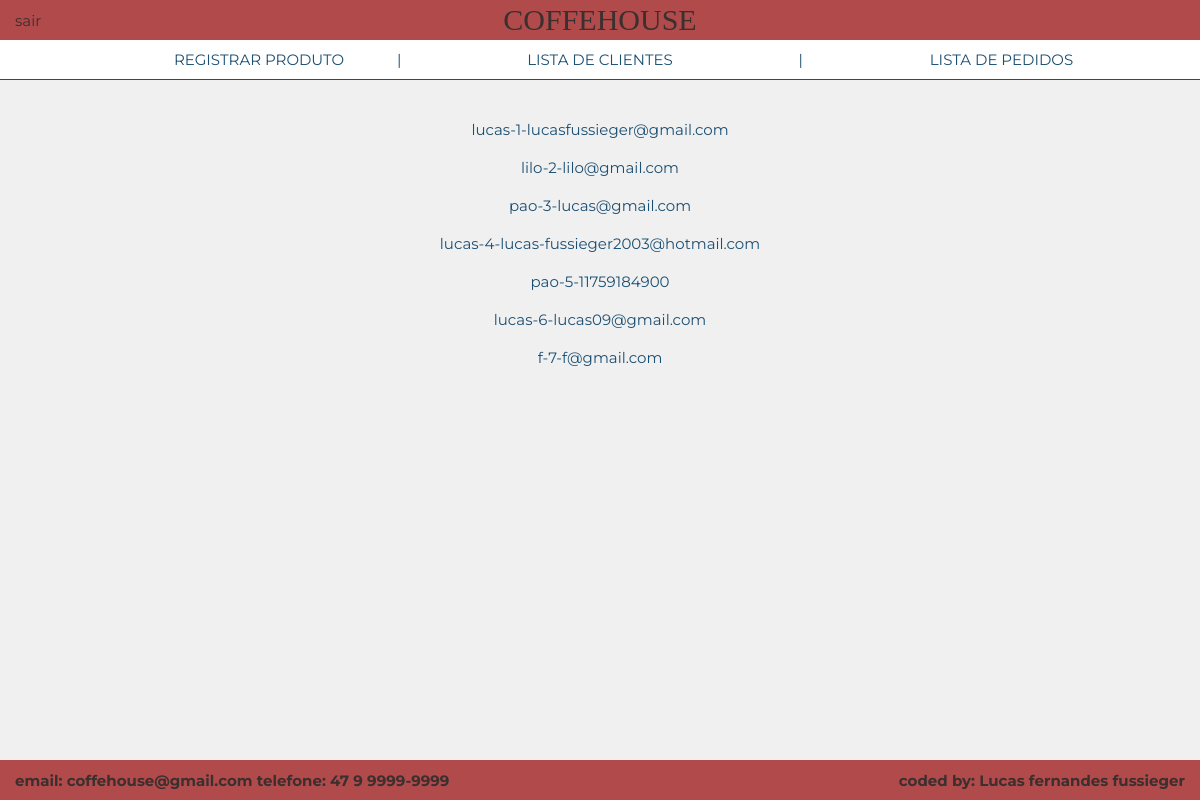
Before: /cliente_list/ (signed in) with the older database file.
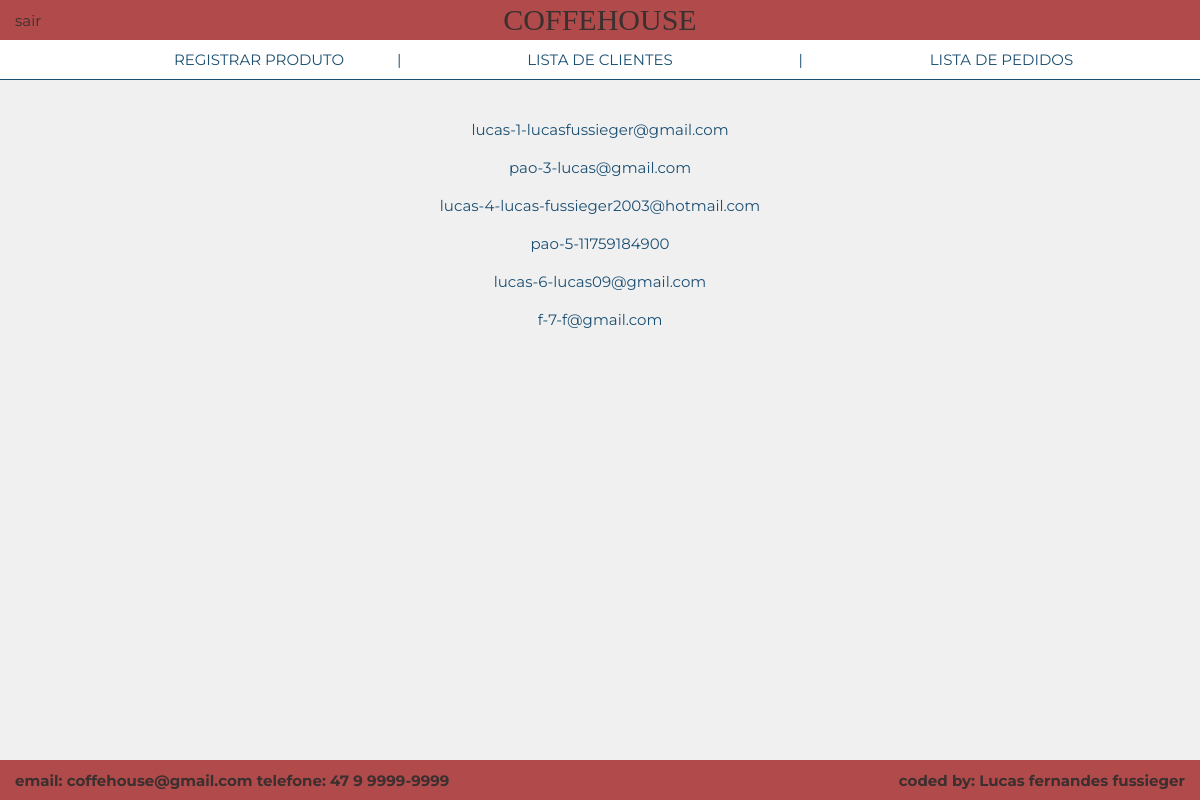
After: the same page with the newer database file.
### usuarios/models.py (models this page shows, shortened)
class User(AbstractUser):
    email = models.EmailField(max_length=100, unique=True)
    nome = models.CharField(max_length=100)
    user_type = models.CharField(max_length=50)

### usuarios/views.py (the view)
# urls.py: path('cliente_list/', views.lista_clientes, name = 'cliente_list'),
@login_required
def lista_clientes(request):
    if request.user.user_type == 'vendedor':
        lista = User.objects.filter(user_type='cliente')
        return render(request, 'list.html', {'clientes': lista, 'usuario': request.user})
    else:
        return HttpResponse('URL indisponível')

### templates/list.html (shortened to what this page needs)
<!DOCTYPE html>
<html lang="en">
<head>
    <link rel="stylesheet" href="/static/css/index.css">
</head>
<body>
    {% include 'partials/header.html'%}
    <main>
        {% if clientes %}
            {% for c in clientes %}
                <p>{{ c.nome }}-{{c.id}}-{{  c.email }}</p>
                <br>
            {% endfor %}
        {% endif %}
    </main>
</body>
</html>

Changed rows visible on the page:
removed User: nome "lilo", id "2", email "lilo@gmail.com"
